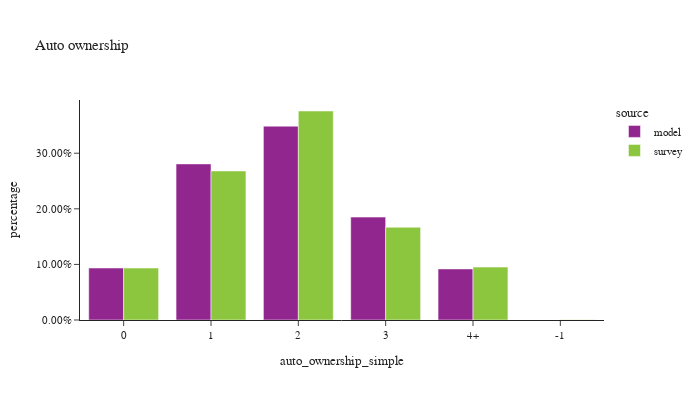

Write notebook code for a chart like this one.
### Code cell
df_plot = hh.groupby(['source','auto_ownership_simple'])['hhexpfac'].sum().reset_index()
df_plot['percentage'] = df_plot.groupby(['source'], group_keys=False)['hhexpfac'].\
        apply(lambda x: x / float(x.sum()))
df_plot['source'] = df_plot['source'].astype(pd.CategoricalDtype(['model', 'survey']))

df_plot_ct = hh.groupby(['source','auto_ownership_simple'])['hhexpfac'].count().reset_index(). \
    rename(columns={'hhexpfac':'sample count'})
df_plot = df_plot.merge(df_plot_ct, on=['source','auto_ownership_simple'])

fig = px.bar(df_plot.sort_values(by=['source']), x="auto_ownership_simple", y="percentage", color="source",
             hover_data=['sample count'],
             barmode="group",title="Auto ownership")
fig.update_layout(height=400, width=700, font=dict(size=11),
                  yaxis=dict(tickformat=".2%"))
fig.show()

### Figure 1 — Plotly figure (JSON) as saved in the notebook; plotly's stock layout.template omitted (floating-point values rounded to 4 significant figures)
{"data": [{"alignmentgroup": "True", "customdata": [[162339], [487533], [605396], [321367], [159494]], "hovertemplate": "source=model<br>auto_ownership_simple=%{x}<br>percentage=%{y}<br>sample count=%{customdata[0]}<extra></extra>", "legendgroup": "model", "marker": {"color": "#91268F", "pattern": {"shape": ""}}, "name": "model", "offsetgroup": "model", "orientation": "v", "showlegend": true, "textposition": "auto", "type": "bar", "x": ["0", "1", "2", "3", "4+"], "xaxis": "x", "y": [0.09351, 0.2808, 0.3487, 0.1851, 0.09187], "yaxis": "y"}, {"alignmentgroup": "True", "customdata": [[1], [572], [1575], [1034], [268], [118]], "hovertemplate": "source=survey<br>auto_ownership_simple=%{x}<br>percentage=%{y}<br>sample count=%{customdata[0]}<extra></extra>", "legendgroup": "survey", "marker": {"color": "#8CC63E", "pattern": {"shape": ""}}, "name": "survey", "offsetgroup": "survey", "orientation": "v", "showlegend": true, "textposition": "auto", "type": "bar", "x": ["-1", "0", "1", "2", "3", "4+"], "xaxis": "x", "y": [0.0004752, 0.09345, 0.2681, 0.376, 0.1669, 0.09512], "yaxis": "y"}], "layout": {"barmode": "group", "font": {"size": 11}, "height": 400, "legend": {"title": {"text": "source"}, "tracegroupgap": 0}, "title": {"text": "Auto ownership"}, "width": 700, "xaxis": {"anchor": "y", "domain": [0.0, 1.0], "title": {"text": "auto_ownership_simple"}}, "yaxis": {"anchor": "x", "domain": [0.0, 1.0], "tickformat": ".2%", "title": {"text": "percentage"}}}}
